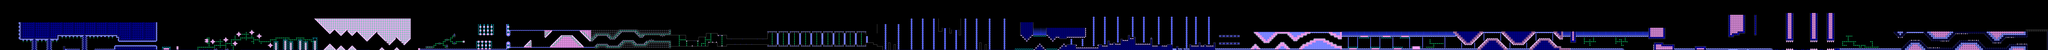

This is a level from a 2D game, rendered from its Tiled map with the project's own tilesets. A one-line summary and the map file follow, with tile-layer data summarised:
An orthogonal 1102x27 tile map with 16x16 px tiles, 2 tile layers (l2, l1), 2 tilesets and 2016 objects.

<map version="1.10" tiledversion="1.11.0" orientation="orthogonal" renderorder="right-down" width="1102" height="27" tilewidth="16" tileheight="16" infinite="0" nextlayerid="8" nextobjectid="2621">
 <editorsettings>
  <export target="electrodynamix.json" format="json" />
 </editorsettings>
 <properties>
  <property name="BG" type="color" value="#ff216300" />
  <property name="Background Type" type="int" value="1" />
  <property name="Difficulty" value="INSANE" />
  <property name="GROUND" type="color" value="#ff133700" />
  <property name="Gamemode" type="int" value="0" />
  <property name="Ground Type" type="int" value="1" />
  <property name="Level name" value="ELECTRO DYNAMIX" />
  <property name="Song" value="DYNAMIX" />
  <property name="Speed" type="int" value="1" />
  <property name="Stars" type="int" value="12" />
 </properties>
 <tileset firstgid="1" source="famidash.tsx" />
 <tileset firstgid="16385" source="sprites.tsx" />
 <layer id="4" name="l2" width="1102" height="27">
  <data>[29754 cells, 29753 non-empty, 104 distinct tile ids]</data>
 </layer>
 <layer id="1" name="l1" width="1102" height="27" opacity="0.9">
  <data>[29754 cells, 29754 non-empty, 158 distinct tile ids]</data>
 </layer>
 <objectgroup id="7" name="SP">
  <object id="422" gid="16396" x="256" y="432" width="16" height="16" />
  <object id="423" gid="16396" x="224" y="432" width="16" height="16" />
  <object id="424" gid="16396" x="152" y="432" width="16" height="16" />
  <object id="426" gid="16394" x="176" y="400" width="16" height="16" />
  <object id="427" gid="16503" x="176" y="400" width="16" height="16" />
  <object id="428" gid="16485" x="176" y="400" width="16" height="16" />
  <object id="429" gid="16426" x="168" y="440" width="16" height="16">
   <properties>
    <property name="bg layer" value="2" />
   </properties>
  </object>
  <object id="431" gid="16425" x="196" y="440" width="16" height="16">
   <properties>
    <property name="bg layer" value="2" />
   </properties>
  </object>
  <object id="432" gid="16405" x="196" y="440" width="16" height="16">
   <properties>
    <property name="bg layer" value="1" />
   </properties>
  </object>
  <object id="433" gid="16405" x="168" y="440" width="16" height="16">
   <properties>
    <property name="bg layer" value="1" />
   </properties>
  </object>
  <object id="434" gid="16500" x="196" y="440" width="16" height="16">
   <properties>
    <property name="bg layer" value="2" />
   </properties>
  </object>
  <object id="435" gid="16501" x="168" y="440" width="16" height="16">
   <properties>
    <property name="bg layer" value="2" />
   </properties>
  </object>
  <object id="436" gid="16412" x="192" y="368" width="16" height="16" />
  <object id="437" gid="16412" x="224" y="368" width="16" height="16" />
  <object id="438" gid="16412" x="256" y="368" width="16" height="16" />
  <object id="439" gid="16396" x="320" y="432" width="16" height="16" />
  <object id="440" gid="16396" x="384" y="432" width="16" height="16" />
  <object id="441" gid="16426" x="352" y="440" width="16" height="16">
   <properties>
    <property name="bg layer" value="2" />
   </properties>
  </object>
  <object id="442" gid="16405" x="352" y="440" width="16" height="16">
   <properties>
    <property name="bg layer" value="1" />
   </properties>
  </object>
  <object id="443" gid="16501" x="352" y="440" width="16" height="16">
   <properties>
    <property name="bg layer" value="2" />
   </properties>
  </object>
  <object id="444" gid="16412" x="320" y="368" width="16" height="16" />
  <object id="445" gid="16412" x="352" y="368" width="16" height="16" />
  <object id="446" gid="16412" x="384" y="368" width="16" height="16" />
  <object id="447" gid="16396" x="448" y="432" width="16" height="16" />
  </objectgroup>
</map>
<!-- 1992 of 2016 objects omitted -->
